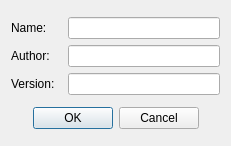
<?xml version="1.0" encoding="UTF-8"?>
<ui version="4.0">
 <class>GetSkinName</class>
 <widget class="QDialog" name="GetSkinName">
  <property name="windowModality">
   <enum>Qt::WindowModal</enum>
  </property>
  <property name="geometry">
   <rect>
    <x>0</x>
    <y>0</y>
    <width>231</width>
    <height>146</height>
   </rect>
  </property>
  <property name="sizePolicy">
   <sizepolicy hsizetype="Fixed" vsizetype="Fixed">
    <horstretch>0</horstretch>
    <verstretch>0</verstretch>
   </sizepolicy>
  </property>
  <property name="windowTitle">
   <string>Get Skin Name</string>
  </property>
  <layout class="QVBoxLayout" name="verticalLayout">
   <item>
    <layout class="QGridLayout" name="gridLayout">
     <item row="0" column="0">
      <widget class="QLabel" name="label">
       <property name="sizePolicy">
        <sizepolicy hsizetype="Fixed" vsizetype="Fixed">
         <horstretch>0</horstretch>
         <verstretch>0</verstretch>
        </sizepolicy>
       </property>
       <property name="text">
        <string>Name: </string>
       </property>
      </widget>
     </item>
     <item row="1" column="0" colspan="3">
      <widget class="QLabel" name="label_2">
       <property name="text">
        <string>Author: </string>
       </property>
      </widget>
     </item>
     <item row="1" column="3">
      <widget class="QLineEdit" name="le_author"/>
     </item>
     <item row="2" column="0" colspan="3">
      <widget class="QLabel" name="label_3">
       <property name="text">
        <string>Version: </string>
       </property>
      </widget>
     </item>
     <item row="2" column="3">
      <widget class="QLineEdit" name="le_version"/>
     </item>
     <item row="0" column="3">
      <widget class="QLineEdit" name="le_name"/>
     </item>
    </layout>
   </item>
   <item>
    <layout class="QHBoxLayout" name="horizontalLayout">
     <item>
      <spacer name="horizontalSpacer">
       <property name="orientation">
        <enum>Qt::Horizontal</enum>
       </property>
       <property name="sizeHint" stdset="0">
        <size>
         <width>0</width>
         <height>20</height>
        </size>
       </property>
      </spacer>
     </item>
     <item>
      <widget class="QPushButton" name="pb_ok">
       <property name="text">
        <string>OK</string>
       </property>
      </widget>
     </item>
     <item>
      <widget class="QPushButton" name="pb_cancel">
       <property name="text">
        <string>Cancel</string>
       </property>
      </widget>
     </item>
     <item>
      <spacer name="horizontalSpacer_2">
       <property name="orientation">
        <enum>Qt::Horizontal</enum>
       </property>
       <property name="sizeHint" stdset="0">
        <size>
         <width>0</width>
         <height>20</height>
        </size>
       </property>
      </spacer>
     </item>
    </layout>
   </item>
  </layout>
 </widget>
 <tabstops>
  <tabstop>le_name</tabstop>
  <tabstop>le_author</tabstop>
  <tabstop>le_version</tabstop>
  <tabstop>pb_ok</tabstop>
  <tabstop>pb_cancel</tabstop>
 </tabstops>
 <resources/>
 <connections/>
</ui>
